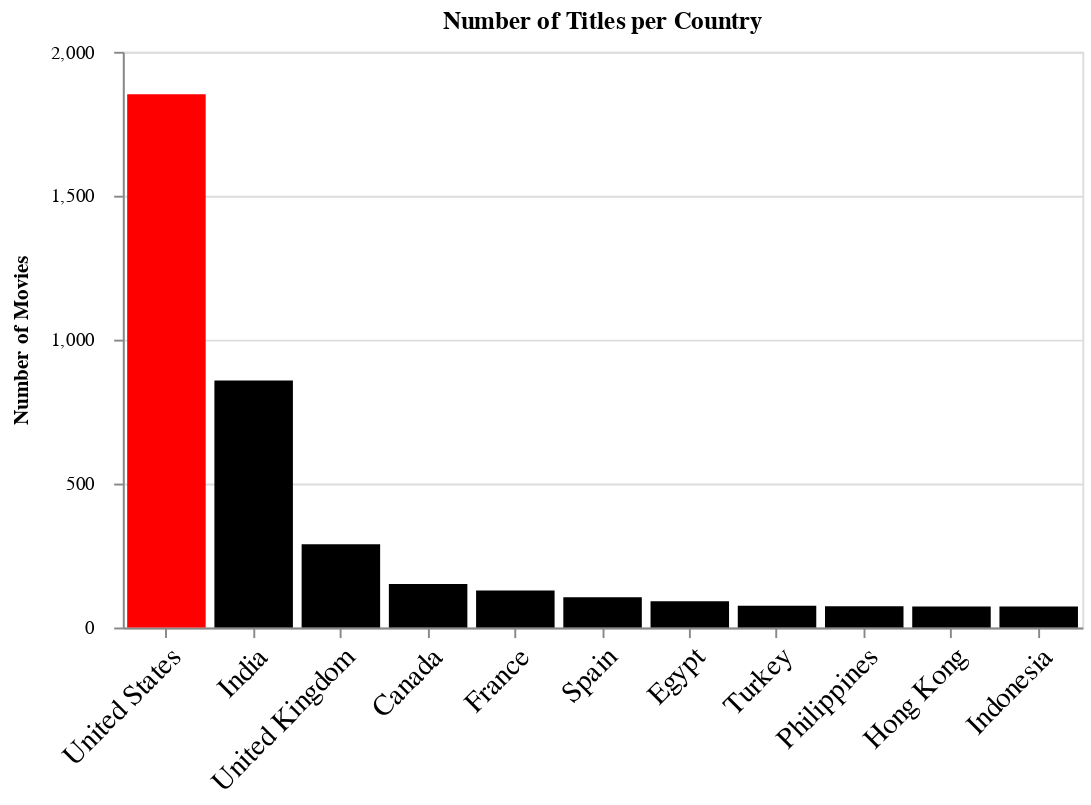

Notebook cell for this chart:
### Markdown cell above
Let's be honest, Jay Karas is taking the market by storm with his work in comedy, so this one isn't too much of a surprise! Let's look for other trends that are in the data. Later, we will investigate if there is a correlation between the movies released and the stock price. We can't say conclusively that there is a direct cause and effect relationship; it's interested to find patterns in data, just for fun!

Now, we have to ask, *does the year a movie was released matter?* I can imagine that there have been times that the film industry took a hit and not too many movies reached production. We can only speculate about the greater implications. It could just mean that the most popular year had the best movies. We decide what this metric becomes in the end!

### Code cell
titles_per_country = alt.Chart(distribution_df,
                              height=300,
                              width=500,
                              title='Number of Titles per Country').transform_window(
    rank='rank(title)',
    sort=[alt.SortField('title', order='descending')]
).transform_filter(
    alt.datum.rank <=10
).mark_bar(color='red').encode(
    y=alt.Y('title:Q',
           axis=alt.Axis(title='Number of Movies',
                         tickCount=4,
                         labelPadding=10,
                        titlePadding=10)),
    x=alt.X('1st country:N',
           sort=alt.EncodingSortField('title',order='descending'),
           title=None,
           axis=alt.Axis(
                        labelAngle=-45,
               labelFontSize=15
           )),
    color=alt.condition(
        alt.datum.rank == 1,
        alt.value('red'),
        alt.value('black')
    ),
    tooltip=['1st country:N', 'title']
)

titles_per_country

### Figure 1 — Vega-Lite specification as saved in the notebook (floating-point values rounded to 4 significant figures)
{"config": {"view": {"continuousWidth": 400, "continuousHeight": 300}}, "data": {"name": "data-fd6ef6d47e0f03cbec7206c6a26bc577"}, "mark": {"type": "bar", "color": "red"}, "encoding": {"color": {"condition": {"value": "red", "test": "(datum.rank === 1)"}, "value": "black"}, "tooltip": [{"type": "nominal", "field": "1st country"}, {"type": "quantitative", "field": "title"}], "x": {"type": "nominal", "axis": {"labelAngle": -45, "labelFontSize": 15}, "field": "1st country", "sort": {"field": "title", "order": "descending"}, "title": null}, "y": {"type": "quantitative", "axis": {"labelPadding": 10, "tickCount": 4, "title": "Number of Movies", "titlePadding": 10}, "field": "title"}}, "height": 300, "title": "Number of Titles per Country", "transform": [{"window": [{"op": "rank", "field": "title", "as": "rank"}], "sort": [{"field": "title", "order": "descending"}]}, {"filter": "(datum.rank <= 10)"}], "width": 500, "$schema": "https://vega.github.io/schema/vega-lite/v4.8.1.json", "datasets": {"data-fd6ef6d47e0f03cbec7206c6a26bc577": [{"1st country": "Argentina", "title": 45}, {"1st country": "Australia", "title": 49}, {"1st country": "Austria", "title": 5}, {"1st country": "Bangladesh", "title": 2}, {"1st country": "Belgium", "title": 5}, {"1st country": "Brazil", "title": 43}, {"1st country": "Bulgaria", "title": 5}, {"1st country": "Cambodia", "title": 2}, {"1st country": "Canada", "title": 151}, {"1st country": "Chile", "title": 17}, {"1st country": "China", "title": 45}, {"1st country": "Colombia", "title": 11}, {"1st country": "Croatia", "title": 1}, {"1st country": "Czech Republic", "title": 3}, {"1st country": "Denmark", "title": 14}, {"1st country": "Egypt", "title": 91}, {"1st country": "Finland", "title": 2}, {"1st country": "France", "title": 129}, {"1st country": "Georgia", "title": 1}, {"1st country": "Germany", "title": 60}, {"1st country": "Ghana", "title": 4}, {"1st country": "Guatemala", "title": 1}, {"1st country": "Hong Kong", "title": 73}, {"1st country": "Hungary", "title": 4}, {"1st country": "Iceland", "title": 3}, {"1st country": "India", "title": 858}, {"1st country": "Indonesia", "title": 73}, {"1st country": "Iran", "title": 1}, {"1st country": "Ireland", "title": 17}, {"1st country": "Israel", "title": 11}, {"1st country": "Italy", "title": 33}, {"1st country": "Jamaica", "title": 1}, {"1st country": "Japan", "title": 71}, {"1st country": "Kenya", "title": 3}, {"1st country": "Kuwait", "title": 4}, {"1st country": "Lebanon", "title": 13}, {"1st country": "Malaysia", "title": 16}, {"1st country": "Mexico", "title": 71}, {"1st country": "Namibia", "title": 1}, {"1st country": "Netherlands", "title": 17}, {"1st country": "New Zealand", "title": 13}, {"1st country": "Nigeria", "title": 62}, {"1st country": "Norway", "title": 10}, {"1st country": "Pakistan", "title": 17}, {"1st country": "Paraguay", "title": 1}, {"1st country": "Peru", "title": 4}, {"1st country": "Philippines", "title": 74}, {"1st country": "Poland", "title": 18}, {"1st country": "Portugal", "title": 2}, {"1st country": "Romania", "title": 9}, {"1st country": "Russia", "title": 4}, {"1st country": "Saudi Arabia", "title": 6}, {"1st country": "Serbia", "title": 3}, {"1st country": "Singapore", "title": 10}, {"1st country": "Slovenia", "title": 1}, {"1st country": "Somalia", "title": 1}, {"1st country": "South Africa", "title": 29}, {"1st country": "South Korea", "title": 38}, {"1st country": "Soviet Union", "title": 1}, {"1st country": "Spain", "title": 105}, {"1st country": "Sweden", "title": 6}, {"1st country": "Switzerland", "title": 6}, {"1st country": "Taiwan", "title": 11}, {"1st country": "Thailand", "title": 37}, {"1st country": "Turkey", "title": 76}, {"1st country": "United Arab Emirates", "title": 17}, {"1st country": "United Kingdom", "title": 289}, {"1st country": "United States", "title": 1853}, {"1st country": "Uruguay", "title": 7}, {"1st country": "Venezuela", "title": 1}, {"1st country": "Vietnam", "title": 5}, {"1st country": "Zimbabwe", "title": 1}]}}
